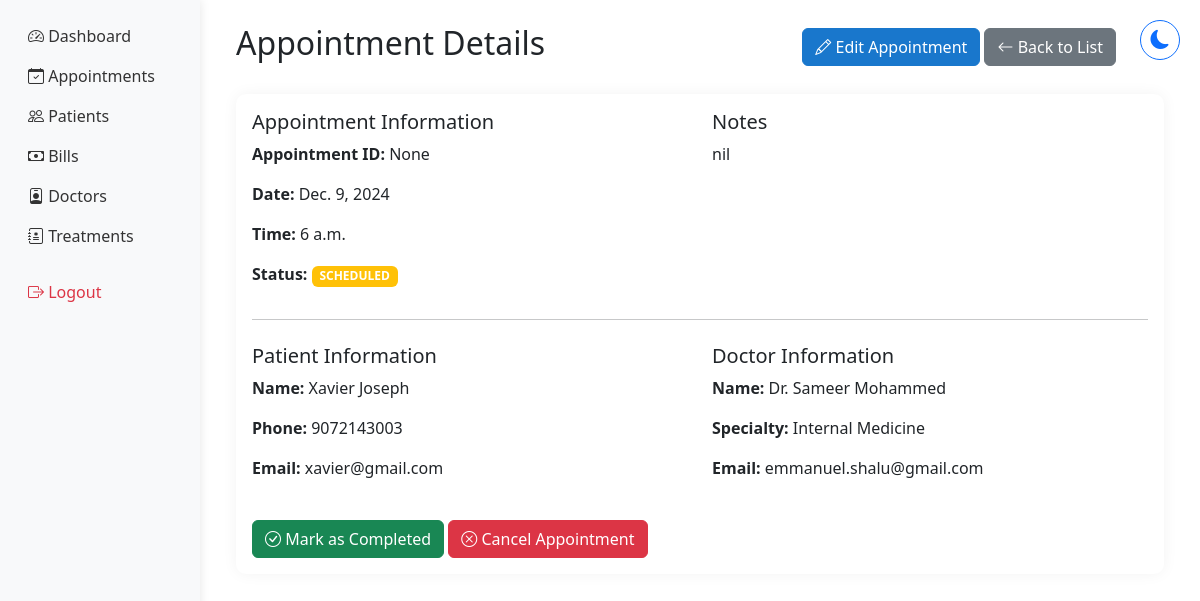
The page /hosp_admin/appointments/11/view/ (signed in) on the database as committed earlier.
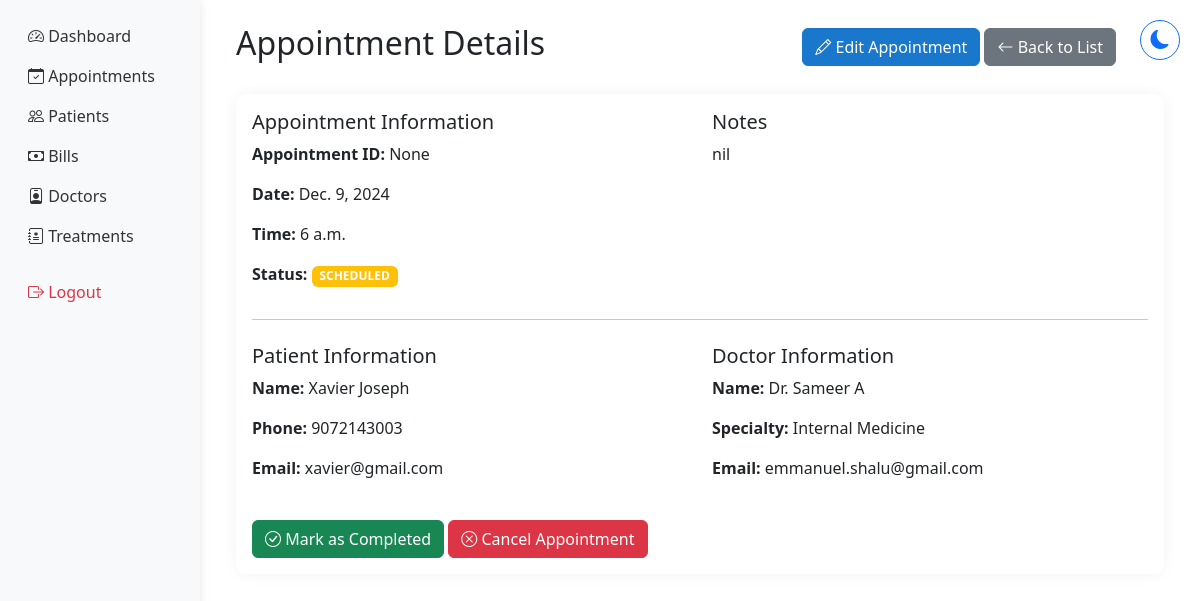
The same page on the database as committed later.
### hmsapp/models.py (models this page shows, shortened)
class Appointment(models.Model):
    APPOINTMENT_STATUS = [
        ('SCHEDULED', 'Scheduled'),
        ('COMPLETED', 'Completed'),
        ('CANCELLED', 'Cancelled'),
        ('NO_SHOW', 'No Show'),
    ]
    appointment_id = models.CharField(max_length=10, unique=True, null=True, blank=True, default=None)
    patient = models.ForeignKey(Patient, on_delete=models.CASCADE)
    doctor = models.ForeignKey(DoctorProfile, on_delete=models.CASCADE)
    appointment_date = models.DateField()
    appointment_time = models.TimeField()
    status = models.CharField(max_length=20, choices=APPOINTMENT_STATUS, default='SCHEDULED')
    notes = models.TextField(blank=True)
    phone_number = models.CharField(max_length=15, validators=[phone_regex], null=True, blank=True)
    medical_records = models.FileField(upload_to='medical_records/', null=True, blank=True)
    google_calendar_event_id = models.CharField(max_length=100, blank=True, null=True)
    created_at = models.DateTimeField(auto_now_add=True)
    updated_at = models.DateTimeField(auto_now=True)
    class Meta:
        ordering = ['-appointment_date', '-appointment_time']

class DoctorProfile(models.Model):
    user = models.OneToOneField(User, on_delete=models.CASCADE)
    specialty = models.ForeignKey('Specialty', on_delete=models.SET_NULL, null=True)
    license_number = models.CharField(max_length=50, unique=True)
    phone_number = models.CharField(max_length=15, validators=[phone_regex])
    address = models.TextField(blank=True)
    doctor_id = models.CharField(max_length=6, unique=True, blank=True)
    profile_picture = models.ImageField(
        upload_to='doctors/profile_pics/',
        null=True,
        blank=True,
        validators=[FileExtensionValidator(['jpg', 'jpeg', 'png'])]
    )
    google_calendar_enabled = models.BooleanField(default=False)
    google_calendar_credentials = models.JSONField(null=True, blank=True)
    created_at = models.DateTimeField(auto_now_add=True)
    updated_at = models.DateTimeField(auto_now=True)

class Patient(models.Model):
    BLOOD_GROUPS = [
        ('A+', 'A+'), ('A-', 'A-'),
        ('B+', 'B+'), ('B-', 'B-'),
        ('O+', 'O+'), ('O-', 'O-'),
        ('AB+', 'AB+'), ('AB-', 'AB-'),
    ]
    GENDER_CHOICES = [
        ('MALE', 'Male'),
        ('FEMALE', 'Female'),
        ('OTHER', 'Other'),
    ]
    user = models.OneToOneField(User, on_delete=models.CASCADE)  # Changed to OneToOneField
    patient_name = models.CharField(max_length=100)  # Removed blank=True
    date_of_birth = models.DateField()
    blood_group = models.CharField(max_length=5, choices=BLOOD_GROUPS)  # Added choices
    gender = models.CharField(max_length=10, choices=GENDER_CHOICES)  # Added choices
    nationality = models.CharField(max_length=50)
    referred_by = models.CharField(max_length=100, blank=True)
    phone_number = models.CharField(max_length=15, validators=[phone_regex])
    address = models.TextField(blank=True)
    emergency_contact_name = models.CharField(max_length=100)
    emergency_contact_phone = models.CharField(max_length=15, validators=[phone_regex])
    medical_history = models.TextField(blank=True)
    drug_allergies = models.TextField(blank=True)
    food_allergies = models.TextField(blank=True)
    created_at = models.DateTimeField(auto_now_add=True)
    updated_at = models.DateTimeField(auto_now=True)
    patient_id = models.CharField(max_length=9, unique=True, blank=True)
    profile_picture = models.ImageField(
        upload_to='patients/profile_pics/',
        null=True,
        blank=True,
        validators=[FileExtensionValidator(['jpg', 'jpeg', 'png'])]
    )

class Specialty(models.Model):
    specialty_name = models.CharField(max_length=100)
    description = models.TextField(blank=True)
    class Meta:
        verbose_name_plural = "Specialties"
    def __str__(self):
        return self.specialty_name

### hmsapp/views.py (the view)
# urls.py: path('hosp_admin/appointments/<int:appointment_id>/view/', views.view_appointment, name='view_appointment'),
@login_required
def view_appointment(request, appointment_id):
    appointment = get_object_or_404(Appointment, id=appointment_id)
    context = {
        'appointment': appointment
    }
    return render(request, 'shared/view_appointment.html', context)

### hmsapp/context_processors.py (called while the page is built)
def base_template(request):
    if request.user.is_authenticated:
        if request.user.groups.filter(name='Doctors').exists():
            base_template = 'doctor/base_doctor.html'
        elif request.user.groups.filter(name='Administrators').exists():
            base_template = 'hosp_admin/base_admin.html'
        else:
            base_template = 'staff/base_staff.html'
    else:
        base_template = 'staff/base_staff.html'
    return {'base_template': base_template}

### hmsapp/templates/shared/view_appointment.html (shortened to what this page needs)
{% extends base_template %}
{% load static %}
{% block content %}
<div class="container py-4">
    <div class="d-flex justify-content-between align-items-center mb-4 me-5">
        <h2>Appointment Details</h2>
        <div>
            <a href="{% url 'edit_appointment' appointment.id %}" class="btn btn-primary">
                <i class="bi bi-pencil"></i> Edit Appointment
            </a>
            <a href="{% url 'manage_appointments' %}" class="btn btn-secondary">
                <i class="bi bi-arrow-left"></i> Back to List
            </a>
        </div>
    </div>
    <div class="card">
        <div class="card-body">
            <div class="row">
                <div class="col-md-6">
                    <h5 class="card-title">Appointment Information</h5>
                    <p><strong>Appointment ID:</strong> {{ appointment.appointment_id }}</p>
                    <p><strong>Date:</strong> {{ appointment.appointment_date }}</p>
                    <p><strong>Time:</strong> {{ appointment.appointment_time }}</p>
                    <p><strong>Status:</strong>
                        <span class="badge {% if appointment.status == 'SCHEDULED' %}bg-warning
                                       {% elif appointment.status == 'COMPLETED' %}bg-success
                                       {% elif appointment.status == 'CANCELLED' %}bg-danger
                                       {% else %}bg-secondary{% endif %}">
                            {{ appointment.status }}
                        </span>
                    </p>
                </div>
                <div class="col-md-6">
                    <h5 class="card-title">Notes</h5>
                    <p>{{ appointment.notes|default:"No notes available." }}</p>
                </div>
            </div>
            <hr>
            <div class="row mt-4">
                <div class="col-md-6">
                    <h5 class="card-title">Patient Information</h5>
                    <p><strong>Name:</strong> {{ appointment.patient.patient_name }}</p>
                    <p><strong>Phone:</strong> {{ appointment.patient.phone_number }}</p>
                    <p><strong>Email:</strong> {{ appointment.patient.user.email }}</p>
                </div>
                <div class="col-md-6">
                    <h5 class="card-title">Doctor Information</h5>
                    <p><strong>Name:</strong> Dr. {{ appointment.doctor.user.get_full_name }}</p>
                    <p><strong>Specialty:</strong> {{ appointment.doctor.specialty }}</p>
                    <p><strong>Email:</strong> {{ appointment.doctor.user.email }}</p>
                </div>
            </div>
            {% if appointment.status == 'SCHEDULED' %}
            <div class="row mt-4">
                <div class="col-12">
                    <button class="btn btn-success" onclick="completeAppointment('{{ appointment.id }}')">
                        <i class="bi bi-check-circle"></i> Mark as Completed
                    </button>
                    <button class="btn btn-danger" onclick="cancelAppointment('{{ appointment.id }}')">
                        <i class="bi bi-x-circle"></i> Cancel Appointment
                    </button>
                </div>
            </div>
            {% endif %}
        </div>
    </div>
</div>
{% endblock %}

Rows that differ between the two databases and show on the page:
changed through a linked row, Appointment "None": doctor.user.get_full_name "Sameer Mohammed" → "Sameer A"
